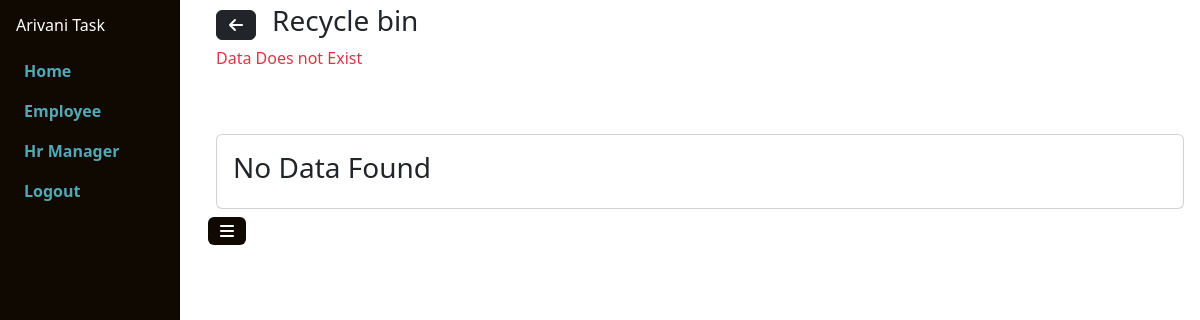
The app's page /employee/restoreData_emp/9 (signed in), older data.
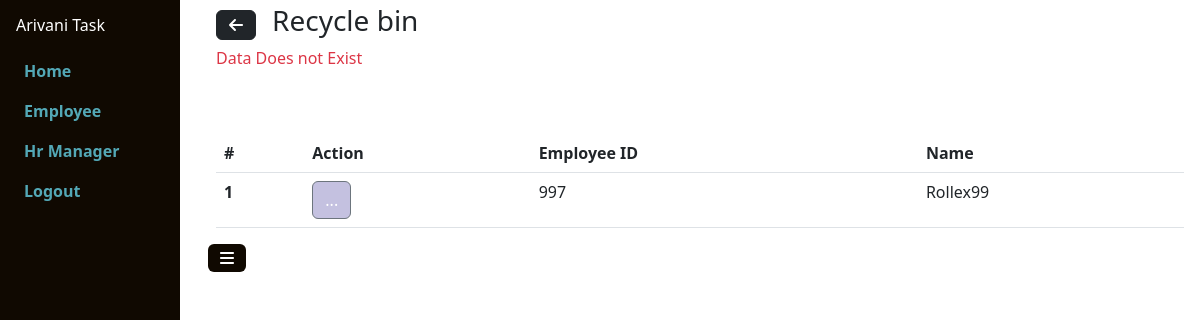
The same page, newer data.
### employee/models.py (models this page shows, shortened)
class Employee(models.Model):
    employeeID=models.IntegerField()
    name=models.CharField(max_length=70)
    is_deleted=models.BooleanField(default=0)
    created_by=models.ForeignKey(User, on_delete=models.CASCADE,related_name="created_employee",null=True)
    updated_by=models.ForeignKey(User, on_delete=models.CASCADE,related_name="updated_employee",null=True)
    created_at=models.DateTimeField(auto_now_add=True,null=True)
    updated_at = models.DateTimeField(null=True)
    deleted_at = models.DateTimeField(null=True)
    deleted_by = models.ForeignKey(User, on_delete=models.CASCADE,related_name="deleted_employee",null=True)
    restored_at = models.DateTimeField(null=True)
    restored_by = models.ForeignKey(User, on_delete=models.CASCADE,related_name="restored_employee",null=True)
    status = models.BooleanField(default=True)

### employee/views.py (the view)
# urls.py: path('restoreData_emp/<pk>',restoreData_emp,name="restoreData_emp"),
def restoreData_emp(request,pk):
    if request.user.is_authenticated:
        if request.method=='GET':
            id=int(pk)
            logged_in_user = request.user.id
            user = User.objects.get(id=logged_in_user)
            try:
                emp = Employee.objects.get(id=id,created_by=user)
                emp.is_deleted=0
                emp.restored_at = timezone.now()
                emp.restored_by = user
                emp.save()
                return redirect(reverse('recycleBinPage_emp'))
            except:
                title = 'emp'
                emp = Employee.objects.all().filter(is_deleted=1)
                error = 'Data Does not Exist'
                data={
                    'title':title,
                    'employees':emp,
                    'error':error
                }
                return render(request,'recycle_bin/recycle_bin.html',data)
        else:
            return render(request, 'recycle_bin/recycle_bin.html',{'error':'Bad Request'})
    else:
        return redirect("loginUserPage")

### templates/recycle_bin/recycle_bin.html (shortened to what this page needs)
{% extends "base/base.html" %}
{% load static %}
{% block content %}
<link href="{% static 'css/recycle_bin/recycle_bin.css' %}" rel="stylesheet"/>
<div class="container">
<div class="header_recyclebin">
    {% if title == 'emp' %}
    <a class="btn btn-dark" href="{% url 'employeePage' %}"><i class="fa-solid fa-arrow-left"></i></a> <h3 class="ms-3">Recycle bin</h3>
    {% elif title == 'hr' %}
    <a class="btn btn-dark" href="{% url 'hr_home' %}"><i class="fa-solid fa-arrow-left"></i></a> <h3 class="ms-3">Recycle bin</h3>
    {% endif %}
</div>
<div>
    {% if error %}
    <p class="text-danger">{{error}}</p>
    {% endif %}
</div>
<div class="row">
    {% if title == 'emp' %}
    <div class="mt-5">
        {% if employees %}
        <table class="table">
            <thead>
              <tr>
                <th scope="col">#</th>
                <th scope="col">Action</th>
                <th scope="col">Employee ID</th>
                <th scope="col">Name</th>
              </tr>
            </thead>
            <tbody id="table_data">
                {% for item in employees %}
                <tr>
                    <th scope="row">{{forloop.counter}}</th>
                    <td>
                        <div class="dropdown">
                            <button class="btn btn-secondary " style="background:#c4c1e0" type="button" data-bs-toggle="dropdown" aria-expanded="false">
                              ...
                            </button>
                          </div>
                    </td>
                    <td>{{ item.employeeID }}</td>
                    <td>{{ item.name }}</td>
                </tr>
                {% endfor %}
            </tbody>
          </table>
          {% else %}
          <div class="card mb-2">
            <div class="card-body">
              <h3>No Data Found</h3>
            </div>
          </div>
          {% endif %}
    </div>
    {% endif %}
</div>
</div>
{% endblock content %}

Row changes from the older to the newer data that the page shows:
added Employee: employeeID "997", name "Rollex99"
Text that changed along with them:
text no longer shown: "No Data Found"
text now shown: "# Action Employee ID Name"
